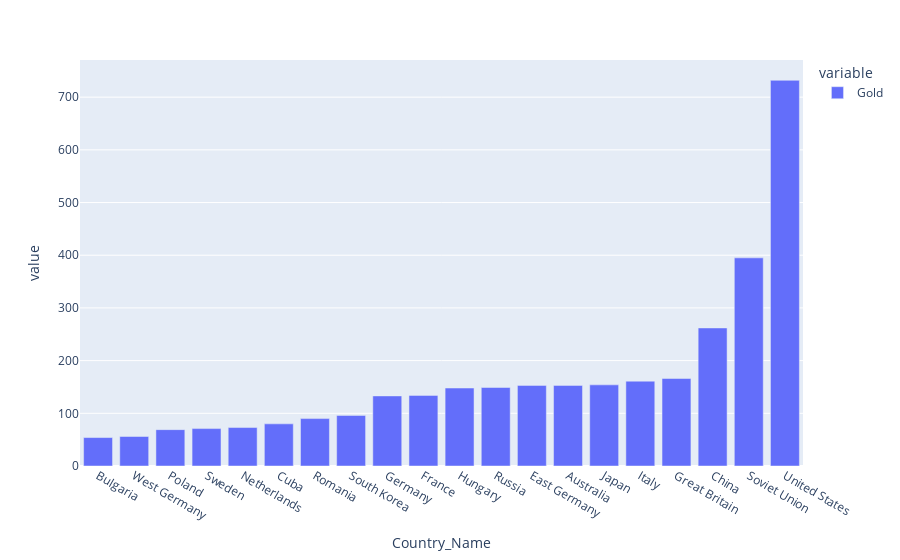

The cell this chart's notebook holds for it:
### Code cell
fig_top = px.bar(top10[::-1])
fig_top

### Figure 1 — Plotly figure (JSON) as saved in the notebook; plotly's stock layout.template omitted (floating-point values rounded to 4 significant figures)
{"data": [{"alignmentgroup": "True", "hovertemplate": "variable=Gold<br>Country_Name=%{x}<br>value=%{y}<extra></extra>", "legendgroup": "Gold", "marker": {"color": "#636efa", "pattern": {"shape": ""}}, "name": "Gold", "offsetgroup": "Gold", "orientation": "v", "showlegend": true, "textposition": "auto", "type": "bar", "x": ["Bulgaria", "West Germany", "Poland", "Sweden", "Netherlands", "Cuba", "Romania", "South Korea", "Germany", "France", "Hungary", "Russia", "East Germany", "Australia", "Japan", "Italy", "Great Britain", "China", "Soviet Union", "United States"], "xaxis": "x", "y": [54, 56, 69, 71, 73, 80, 90, 96, 133, 134, 148, 149, 153, 153, 154, 161, 166, 262, 395, 732], "yaxis": "y"}], "layout": {"autosize": true, "barmode": "relative", "legend": {"title": {"text": "variable"}, "tracegroupgap": 0}, "margin": {"t": 60}, "xaxis": {"anchor": "y", "autorange": true, "domain": [0, 1], "range": [-0.5, 19.5], "title": {"text": "Country_Name"}, "type": "category"}, "yaxis": {"anchor": "x", "autorange": true, "domain": [0, 1], "range": [0, 770.5], "title": {"text": "value"}, "type": "linear"}}}
